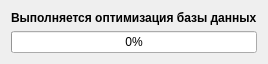
<?xml version="1.0" encoding="UTF-8"?>
<ui version="4.0">
 <class>OptimizeDB</class>
 <widget class="QDialog" name="OptimizeDB">
  <property name="geometry">
   <rect>
    <x>0</x>
    <y>0</y>
    <width>258</width>
    <height>58</height>
   </rect>
  </property>
  <property name="windowTitle">
   <string>Оптимизация базы данных</string>
  </property>
  <property name="windowIcon">
   <iconset resource="icons.qrc">
    <normaloff>:/32x32/ico/accept-database.png</normaloff>:/32x32/ico/accept-database.png</iconset>
  </property>
  <layout class="QVBoxLayout" name="verticalLayout">
   <property name="sizeConstraint">
    <enum>QLayout::SetFixedSize</enum>
   </property>
   <item>
    <widget class="QLabel" name="label">
     <property name="font">
      <font>
       <weight>75</weight>
       <bold>true</bold>
      </font>
     </property>
     <property name="text">
      <string>Выполняется оптимизация базы данных</string>
     </property>
    </widget>
   </item>
   <item>
    <widget class="QProgressBar" name="progressBar">
     <property name="value">
      <number>0</number>
     </property>
     <property name="orientation">
      <enum>Qt::Horizontal</enum>
     </property>
     <property name="invertedAppearance">
      <bool>false</bool>
     </property>
     <property name="textDirection">
      <enum>QProgressBar::TopToBottom</enum>
     </property>
    </widget>
   </item>
  </layout>
 </widget>
 <resources>
  <include location="icons.qrc"/>
 </resources>
 <connections/>
</ui>
